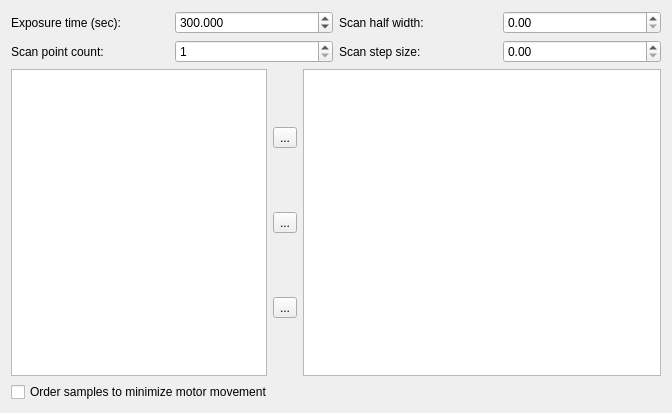
<?xml version="1.0" encoding="UTF-8"?>
<ui version="4.0">
 <class>WizardPage</class>
 <widget class="QWizardPage" name="WizardPage">
  <property name="geometry">
   <rect>
    <x>0</x>
    <y>0</y>
    <width>672</width>
    <height>413</height>
   </rect>
  </property>
  <property name="windowTitle">
   <string>WizardPage</string>
  </property>
  <property name="title">
   <string>Samples</string>
  </property>
  <property name="subTitle">
   <string>Select here the samples to be measured and the corresponding exposure times.</string>
  </property>
  <layout class="QVBoxLayout" name="verticalLayout">
   <item>
    <layout class="QGridLayout" name="gridLayout">
     <item row="0" column="2">
      <widget class="QLabel" name="label_3">
       <property name="text">
        <string>Scan half width:</string>
       </property>
      </widget>
     </item>
     <item row="1" column="0">
      <widget class="QLabel" name="label_2">
       <property name="text">
        <string>Scan point count:</string>
       </property>
      </widget>
     </item>
     <item row="1" column="1">
      <widget class="QSpinBox" name="scanPointCountSpinBox">
       <property name="minimum">
        <number>1</number>
       </property>
       <property name="maximum">
        <number>9999</number>
       </property>
      </widget>
     </item>
     <item row="0" column="0">
      <widget class="QLabel" name="label">
       <property name="text">
        <string>Exposure time (sec):</string>
       </property>
      </widget>
     </item>
     <item row="0" column="1">
      <widget class="QDoubleSpinBox" name="exposureTimeDoubleSpinBox">
       <property name="decimals">
        <number>3</number>
       </property>
       <property name="maximum">
        <double>9999.998999999999796</double>
       </property>
       <property name="singleStep">
        <double>1.000000000000000</double>
       </property>
       <property name="value">
        <double>300.000000000000000</double>
       </property>
      </widget>
     </item>
     <item row="0" column="3">
      <widget class="QDoubleSpinBox" name="scanHalfWidthDoubleSpinBox"/>
     </item>
     <item row="1" column="2">
      <widget class="QLabel" name="label_4">
       <property name="text">
        <string>Scan step size:</string>
       </property>
      </widget>
     </item>
     <item row="1" column="3">
      <widget class="QDoubleSpinBox" name="stepSizeDoubleSpinBox"/>
     </item>
    </layout>
   </item>
   <item>
    <layout class="QHBoxLayout" name="horizontalLayout">
     <item>
      <widget class="QListView" name="sampleListView">
       <property name="sizePolicy">
        <sizepolicy hsizetype="Minimum" vsizetype="Expanding">
         <horstretch>0</horstretch>
         <verstretch>0</verstretch>
        </sizepolicy>
       </property>
       <property name="dragEnabled">
        <bool>true</bool>
       </property>
       <property name="dragDropMode">
        <enum>QAbstractItemView::DragOnly</enum>
       </property>
       <property name="alternatingRowColors">
        <bool>true</bool>
       </property>
       <property name="selectionMode">
        <enum>QAbstractItemView::ExtendedSelection</enum>
       </property>
       <property name="resizeMode">
        <enum>QListView::Adjust</enum>
       </property>
       <property name="uniformItemSizes">
        <bool>true</bool>
       </property>
      </widget>
     </item>
     <item>
      <layout class="QVBoxLayout" name="verticalLayout_2">
       <item>
        <widget class="QToolButton" name="addSampleToolButton">
         <property name="text">
          <string>...</string>
         </property>
         <property name="icon">
          <iconset theme="go-next">
           <normaloff>../sequencewizard</normaloff>../sequencewizard</iconset>
         </property>
        </widget>
       </item>
       <item>
        <widget class="QToolButton" name="removeSamplesToolButton">
         <property name="text">
          <string>...</string>
         </property>
         <property name="icon">
          <iconset theme="go-previous">
           <normaloff>../sequencewizard</normaloff>../sequencewizard</iconset>
         </property>
        </widget>
       </item>
       <item>
        <widget class="QToolButton" name="clearExposureListToolButton">
         <property name="text">
          <string>...</string>
         </property>
         <property name="icon">
          <iconset theme="edit-clear-all">
           <normaloff>../sequencewizard</normaloff>../sequencewizard</iconset>
         </property>
        </widget>
       </item>
      </layout>
     </item>
     <item>
      <widget class="QTreeView" name="exposureTreeView">
       <property name="sizePolicy">
        <sizepolicy hsizetype="MinimumExpanding" vsizetype="Expanding">
         <horstretch>1</horstretch>
         <verstretch>0</verstretch>
        </sizepolicy>
       </property>
       <property name="horizontalScrollBarPolicy">
        <enum>Qt::ScrollBarAlwaysOff</enum>
       </property>
       <property name="sizeAdjustPolicy">
        <enum>QAbstractScrollArea::AdjustToContents</enum>
       </property>
       <property name="dragEnabled">
        <bool>false</bool>
       </property>
       <property name="dragDropOverwriteMode">
        <bool>true</bool>
       </property>
       <property name="dragDropMode">
        <enum>QAbstractItemView::DragDrop</enum>
       </property>
       <property name="defaultDropAction">
        <enum>Qt::MoveAction</enum>
       </property>
       <property name="alternatingRowColors">
        <bool>true</bool>
       </property>
       <property name="selectionMode">
        <enum>QAbstractItemView::ExtendedSelection</enum>
       </property>
       <property name="textElideMode">
        <enum>Qt::ElideNone</enum>
       </property>
       <property name="verticalScrollMode">
        <enum>QAbstractItemView::ScrollPerPixel</enum>
       </property>
       <property name="rootIsDecorated">
        <bool>false</bool>
       </property>
       <property name="uniformRowHeights">
        <bool>true</bool>
       </property>
       <property name="itemsExpandable">
        <bool>false</bool>
       </property>
       <property name="allColumnsShowFocus">
        <bool>true</bool>
       </property>
      </widget>
     </item>
    </layout>
   </item>
   <item>
    <widget class="QCheckBox" name="orderSamplesCheckBox">
     <property name="text">
      <string>Order samples to minimize motor movement</string>
     </property>
    </widget>
   </item>
  </layout>
 </widget>
 <resources/>
 <connections/>
</ui>
